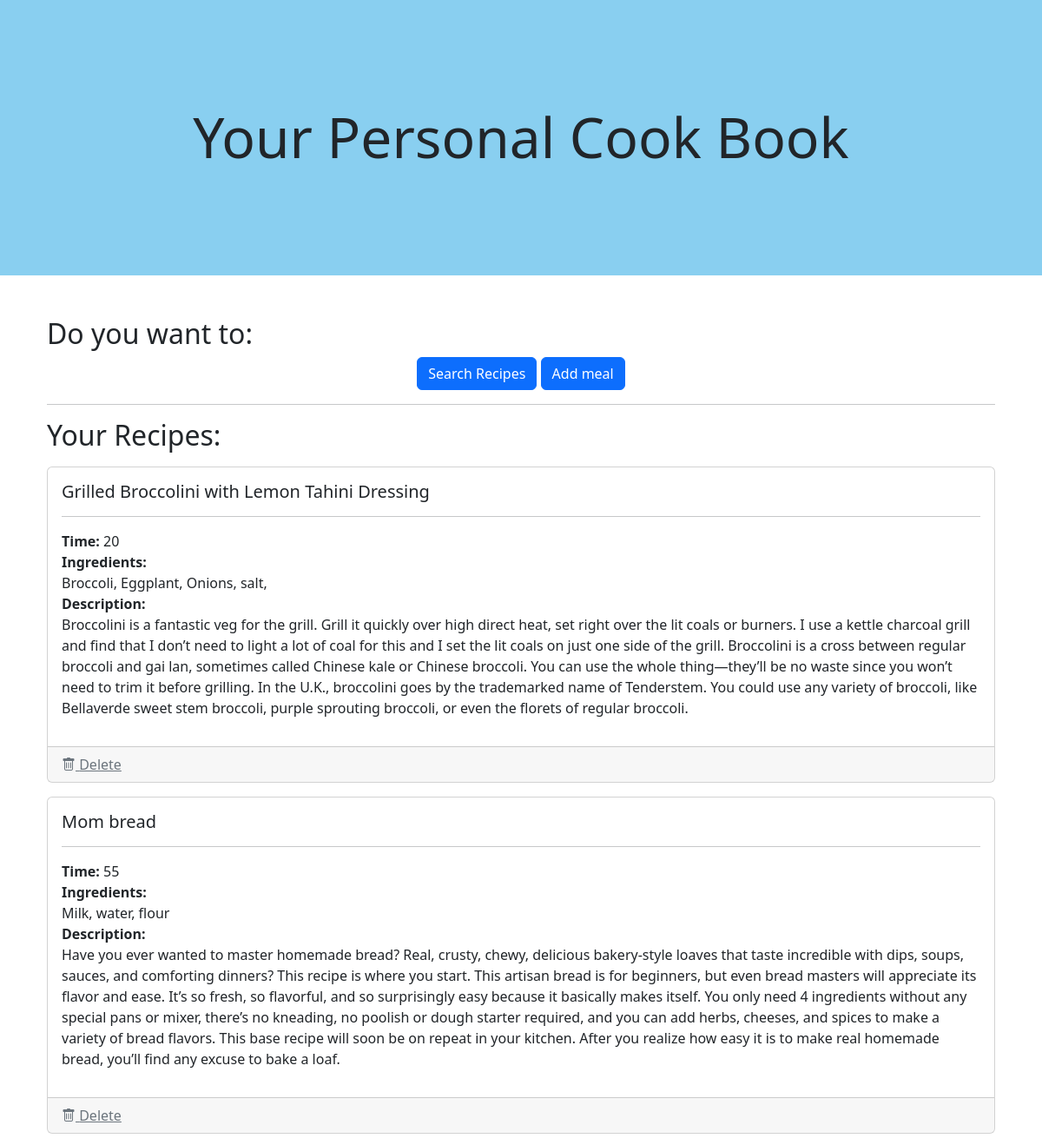
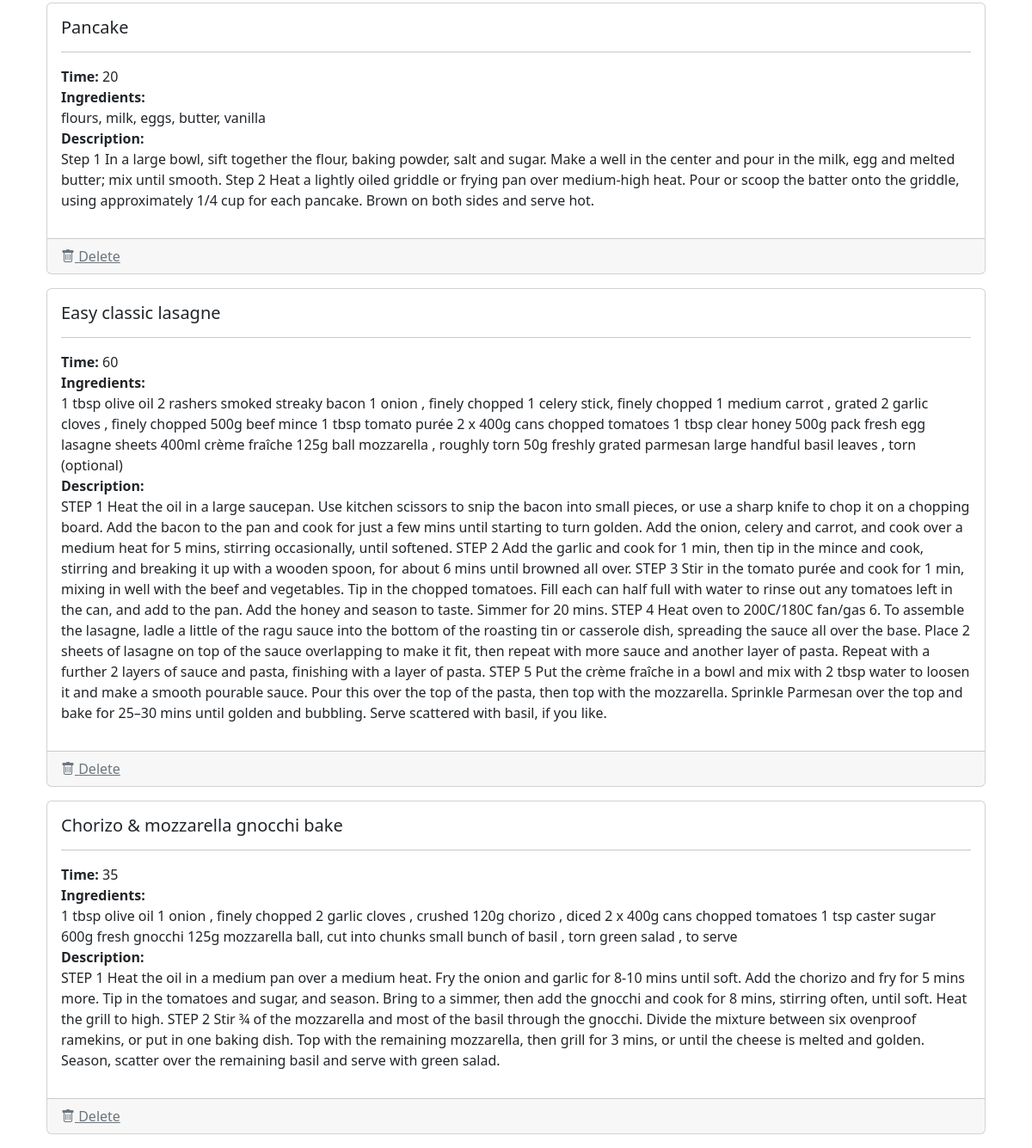
The page / on the database its author committed (2 pictures, top to bottom).
### app.py (models this page shows)
class Meal(db.Model):
    id = db.Column(db.Integer, primary_key = True)
    name = db.Column(db.String)
    time = db.Column(db.Integer)
    ingredients = db.Column(db.String)
    description = db.Column(db.String)

### app.py (the view)
@app.route("/", methods = ["GET"])
def index_page():
    meal = Meal.query.all() #get all from dataabase
    return render_template("index.html", meal = meal)

### templates/index.html (shortened to what this page needs)
<!DOCTYPE html>
<html lang="en">
<head>
    <link href="https://cdn.jsdelivr.net/npm/bootstrap@5.2.0-beta1/dist/css/bootstrap.min.css" rel="stylesheet">
    <link rel="stylesheet" href="https://cdn.jsdelivr.net/npm/bootstrap-icons@1.3.0/font/bootstrap-icons.css">
</head>
<body>
    <header>
        <h1 class = "mb-3 display-3"> Your Personal Cook Book</h1>
    </header>
    <div class="container mt-5">
        <div class="container">
            <h2>Do you want to:</h2>
            <div class="container">
              <div class="text-center">
                <a class="btn btn-primary " href = "/searchMeal" role="button">Search Recipes</a>
                <a class="btn btn-primary " href = "/addMeal" role="button">Add meal</a>
              </div>
            </div>
         <hr>
         <h2 class = "mb-3"> Your Recipes:</h2>
         {% for x in meal %}
            <div class=" card mb-3">
                <div class ="card-body">
                    <h5 class = "card-title">{{x.name}}</h5>
                    <hr>
                    <p>
                        <b>Time:</b> {{x.time}}
                        <br> <b>Ingredients: </b>
                        <br> {{x.ingredients}}
                        <br><b>Description:</b>
                        <br>{{x.description}}
                    </p>
                </div>
                <div class = "card-footer">
                    <a href="/delete/{{x.id}}" class = "text-muted text-decoratione-none">
                        <i class = "bi bi-trash"></i> Delete
                    </a>
                </div>
            </div>
         {%endfor %}
    </div>
</body>
</html>

### templates/index.html (style rules this page uses)
h1 { background-color: #89CFF0; padding: 120px; text-align: center }

### rows shown on the page
Meal: name "Grilled Broccolini with Lemon Tahini Dressing", time "20", ingredients "Broccoli, Eggplant, Onions, salt,", description "Broccolini is a fantastic veg for the grill. Grill it quickly over high direct heat, set right over the lit coals or burners. I use a kettle charcoal grill and find that I don’t need to light a lot of coal for this and I set the lit coals on just one side of the grill. Broccolini is a cross between regular broccoli and gai lan, sometimes called Chinese kale or Chinese broccoli. You can use the whole thing—they’ll be no waste since you won’t need to trim it before grilling. In the U.K., broccolini goes by the trademarked name of Tenderstem. You could use any variety of broccoli, like Bellaverde sweet stem broccoli, purple sprouting broccoli, or even the florets of regular broccoli."
Meal: name "Mom bread", time "55", ingredients "Milk, water, flour", description "Have you ever wanted to master homemade bread? Real, crusty, chewy, delicious bakery-style loaves that taste incredible with dips, soups, sauces, and comforting dinners? This recipe is where you start. This artisan bread is for beginners, but even bread masters will appreciate its flavor and ease. It’s so fresh, so flavorful, and so surprisingly easy because it basically makes itself. You only need 4 ingredients without any special pans or mixer, there’s no kneading, no poolish or dough starter required, and you can add herbs, cheeses, and spices to make a variety of bread flavors. This base recipe will soon be on repeat in your kitchen. After you realize how easy it is to make real…"
Meal: name "Pancake", time "20", ingredients "flours, milk, eggs, butter, vanilla", description "Step 1 In a large bowl, sift together the flour, baking powder, salt and sugar. Make a well in the center and pour in the milk, egg and melted butter; mix until smooth. Step 2 Heat a lightly oiled griddle or frying pan over medium-high heat. Pour or scoop the batter onto the griddle, using approximately 1/4 cup for each pancake. Brown on both sides and serve hot."
Meal: name "Easy classic lasagne", time "60", ingredients "1 tbsp olive oil 2 rashers smoked streaky bacon 1 onion , finely chopped 1 celery stick, finely chopped 1 medium carrot , grated 2 garlic cloves , finely chopped 500g beef mince 1 tbsp tomato purée 2 x 400g cans chopped tomatoes 1 tbsp clear honey 500g pack fresh egg lasagne sheets 400ml crème fraîche 125g ball mozzarella , roughly torn 50g freshly grated parmesan large handful basil leaves , torn (optional)", description "STEP 1 Heat the oil in a large saucepan. Use kitchen scissors to snip the bacon into small pieces, or use a sharp knife to chop it on a chopping board. Add the bacon to the pan and cook for just a few mins until starting to turn golden. Add the onion, celery and carrot, and cook over a medium heat for 5 mins, stirring occasionally, until softened. STEP 2 Add the garlic and cook for 1 min, then tip in the mince and cook, stirring and breaking it up with a wooden spoon, for about 6 mins until browned all over. STEP 3 Stir in the tomato purée and cook for 1 min, mixing in well with the beef and vegetables. Tip in the chopped tomatoes. Fill each can half full with water to rinse out any…"
Meal: name "Chorizo & mozzarella gnocchi bake", time "35", ingredients "1 tbsp olive oil 1 onion , finely chopped 2 garlic cloves , crushed 120g chorizo , diced 2 x 400g cans chopped tomatoes 1 tsp caster sugar 600g fresh gnocchi 125g mozzarella ball, cut into chunks small bunch of basil , torn green salad , to serve", description "STEP 1 Heat the oil in a medium pan over a medium heat. Fry the onion and garlic for 8-10 mins until soft. Add the chorizo and fry for 5 mins more. Tip in the tomatoes and sugar, and season. Bring to a simmer, then add the gnocchi and cook for 8 mins, stirring often, until soft. Heat the grill to high. STEP 2 Stir ¾ of the mozzarella and most of the basil through the gnocchi. Divide the mixture between six ovenproof ramekins, or put in one baking dish. Top with the remaining mozzarella, then grill for 3 mins, or until the cheese is melted and golden. Season, scatter over the remaining basil and serve with green salad."
